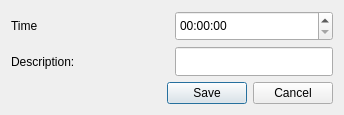
<?xml version="1.0" encoding="UTF-8"?>
<ui version="4.0">
 <class>SingleEvent</class>
 <widget class="QDialog" name="SingleEvent">
  <property name="geometry">
   <rect>
    <x>0</x>
    <y>0</y>
    <width>344</width>
    <height>115</height>
   </rect>
  </property>
  <property name="sizePolicy">
   <sizepolicy hsizetype="Preferred" vsizetype="Preferred">
    <horstretch>0</horstretch>
    <verstretch>0</verstretch>
   </sizepolicy>
  </property>
  <property name="maximumSize">
   <size>
    <width>16777215</width>
    <height>16777215</height>
   </size>
  </property>
  <property name="windowTitle">
   <string>Single Event Dialog</string>
  </property>
  <layout class="QVBoxLayout" name="verticalLayout_2">
   <item>
    <layout class="QVBoxLayout" name="verticalLayout">
     <item>
      <layout class="QHBoxLayout" name="horizontalLayout">
       <item>
        <widget class="QLabel" name="label">
         <property name="text">
          <string>Time</string>
         </property>
        </widget>
       </item>
       <item>
        <widget class="QTimeEdit" name="timeOfEvent">
         <property name="sizePolicy">
          <sizepolicy hsizetype="Preferred" vsizetype="Preferred">
           <horstretch>0</horstretch>
           <verstretch>0</verstretch>
          </sizepolicy>
         </property>
         <property name="maximumSize">
          <size>
           <width>16777215</width>
           <height>16777215</height>
          </size>
         </property>
        </widget>
       </item>
      </layout>
     </item>
     <item>
      <layout class="QHBoxLayout" name="horizontalLayout_2">
       <item>
        <widget class="QLabel" name="label_2">
         <property name="text">
          <string>Description:</string>
         </property>
        </widget>
       </item>
       <item>
        <widget class="QLineEdit" name="description">
         <property name="sizePolicy">
          <sizepolicy hsizetype="Preferred" vsizetype="Preferred">
           <horstretch>0</horstretch>
           <verstretch>0</verstretch>
          </sizepolicy>
         </property>
         <property name="maximumSize">
          <size>
           <width>16777215</width>
           <height>16777215</height>
          </size>
         </property>
         <property name="text">
          <string/>
         </property>
        </widget>
       </item>
      </layout>
     </item>
    </layout>
   </item>
   <item>
    <widget class="QDialogButtonBox" name="buttonBox">
     <property name="orientation">
      <enum>Qt::Horizontal</enum>
     </property>
     <property name="standardButtons">
      <set>QDialogButtonBox::Cancel|QDialogButtonBox::Save</set>
     </property>
    </widget>
   </item>
  </layout>
 </widget>
 <resources/>
 <connections>
  <connection>
   <sender>buttonBox</sender>
   <signal>accepted()</signal>
   <receiver>SingleEvent</receiver>
   <slot>accept()</slot>
   <hints>
    <hint type="sourcelabel">
     <x>248</x>
     <y>254</y>
    </hint>
    <hint type="destinationlabel">
     <x>157</x>
     <y>274</y>
    </hint>
   </hints>
  </connection>
  <connection>
   <sender>buttonBox</sender>
   <signal>rejected()</signal>
   <receiver>SingleEvent</receiver>
   <slot>reject()</slot>
   <hints>
    <hint type="sourcelabel">
     <x>316</x>
     <y>260</y>
    </hint>
    <hint type="destinationlabel">
     <x>286</x>
     <y>274</y>
    </hint>
   </hints>
  </connection>
 </connections>
</ui>
